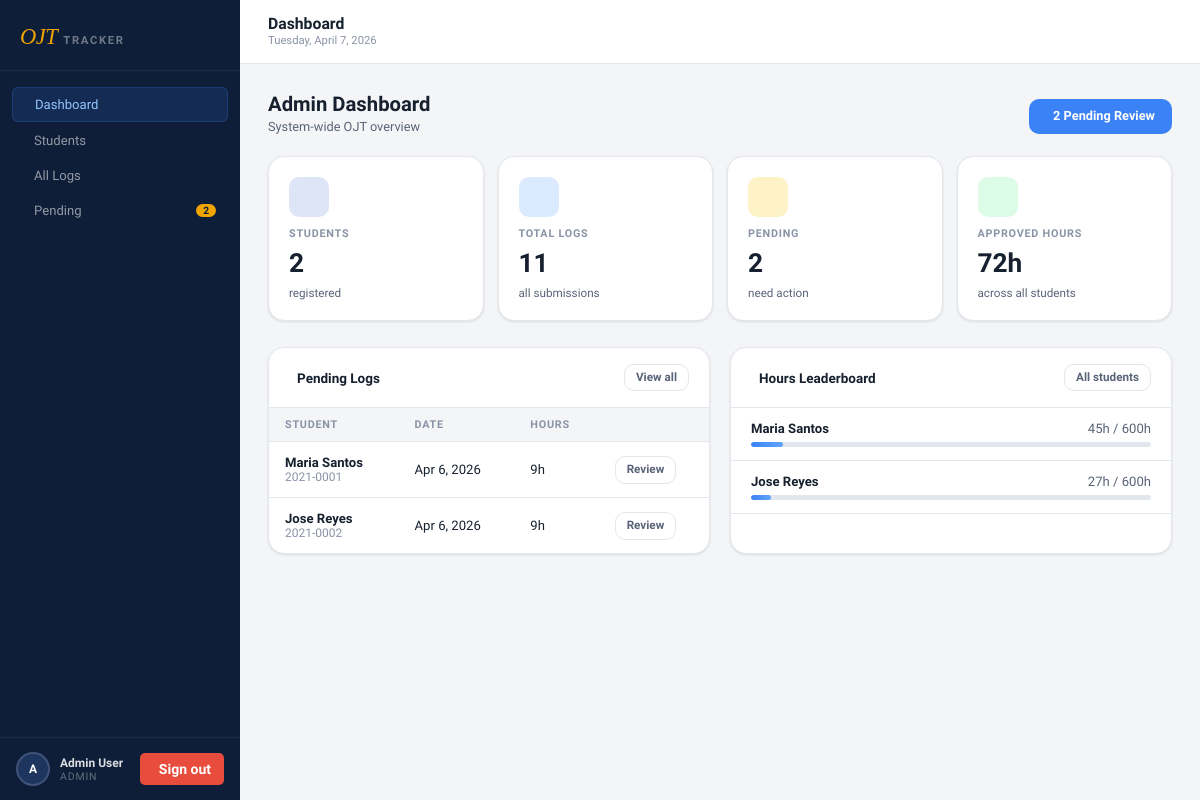
Page /app/admin/dashboard.php (signed in) on the committed database.
### tables this page shows
CREATE TABLE IF NOT EXISTS ojt_logs (
    id              INT UNSIGNED AUTO_INCREMENT PRIMARY KEY,
    user_id         INT UNSIGNED    NOT NULL,
    log_date        DATE            NOT NULL,
    time_in         TIME            NULL,
    time_out        TIME            NULL,
    hours_rendered  DECIMAL(5,2)    NOT NULL DEFAULT 0.00,
    remarks         TEXT            NULL,
    status          ENUM('pending','approved','rejected') NOT NULL DEFAULT 'pending',
    admin_note      TEXT            NULL,
    created_at      TIMESTAMP       DEFAULT CURRENT_TIMESTAMP,
    FOREIGN KEY (user_id) REFERENCES users(id) ON DELETE CASCADE,
    UNIQUE KEY uq_user_date (user_id, log_date)
);

CREATE TABLE IF NOT EXISTS users (
    id              INT UNSIGNED AUTO_INCREMENT PRIMARY KEY,
    full_name       VARCHAR(150)    NOT NULL,
    email           VARCHAR(200)    NOT NULL UNIQUE,
    password        VARCHAR(255)    NOT NULL,
    role            ENUM('admin','student') NOT NULL DEFAULT 'student',
    student_number  VARCHAR(50)     NULL,
    course          VARCHAR(150)    NULL,
    company         VARCHAR(200)    NULL,
    required_hours  SMALLINT UNSIGNED NOT NULL DEFAULT 600,
    is_active       TINYINT(1)      NOT NULL DEFAULT 1,
    created_at      TIMESTAMP       DEFAULT CURRENT_TIMESTAMP
);

### app/includes/auth.php (called while the page is built, shortened)
<?php
function currentUser(): array
{
    return [
        'id'             => $_SESSION['uid']            ?? 0,
        'name'           => $_SESSION['name']           ?? '',
        'email'          => $_SESSION['email']          ?? '',
        'role'           => $_SESSION['role']           ?? '',
        'student_number' => $_SESSION['student_number'] ?? '',
        'initials'       => mb_strtoupper(mb_substr($_SESSION['name'] ?? 'U', 0, 1)),
    ];
}
function e(mixed $v): string
{
    return htmlspecialchars((string)$v, ENT_QUOTES | ENT_SUBSTITUTE, 'UTF-8');
}

### app/config/database.php (called while the page is built, shortened)
<?php
function db(): PDO
{
    static $pdo = null;
    if ($pdo === null) {
        $dsn = sprintf(
            'mysql:host=%s;port=%s;dbname=%s;charset=%s',
            DB_HOST, DB_PORT, DB_NAME, DB_CHARSET
        );
        try {
            $pdo = new PDO($dsn, DB_USER, DB_PASS, [
                PDO::ATTR_ERRMODE            => PDO::ERRMODE_EXCEPTION,
                PDO::ATTR_DEFAULT_FETCH_MODE => PDO::FETCH_ASSOC,
                PDO::ATTR_EMULATE_PREPARES   => false,
            ]);
            $pdo->exec("SET time_zone = '+08:00'");
        } catch (PDOException $e) {
            http_response_code(500);
            echo '<pre style="font:13px monospace;padding:20px;background:#1e1e2e;color:#f38ba8;border-radius:8px;margin:40px auto;max-width:700px">';
            echo '<strong>⚠ Database connection failed</strong>' . PHP_EOL . PHP_EOL;
            echo htmlspecialchars($e->getMessage()) . PHP_EOL . PHP_EOL;
            echo 'Check your credentials in <strong>includes/db.php</strong>';
            echo '</pre>';
            exit;
        }
    }
    return $pdo;
}

### app/includes/app.php (called while the page is built, shortened)
<?php
require_once __DIR__ . '/../config/database.php';
require_once __DIR__ . '/auth.php';
function fmtHours(float $h): string
{
    $hrs  = floor($h);
    $mins = (int) round(($h - $hrs) * 60);
    return $mins > 0 ? "{$hrs}h {$mins}m" : "{$hrs}h";
}
function fmtDate(?string $d): string
{
    $dt = new DateTime($d . ' 00:00:00', new DateTimeZone('Asia/Manila'));
    return $dt->format('M j, Y');
}
function pct(float $done, int $req): int
{
    return $req > 0 ? min(100, (int) round($done / $req * 100)) : 0;
}
function pendingCount(): int
{
    return (int) db()->query("SELECT COUNT(*) FROM ojt_logs WHERE status='pending'")->fetchColumn();
}

### app/admin/dashboard.php (the view, shortened to what this page needs)
<?php
require_once __DIR__ . '/../includes/app.php';
require_once __DIR__ . '/../includes/layout.php';
$db = db();
$totalStudents = (int) $db->query("SELECT COUNT(*) FROM users WHERE role='student'")->fetchColumn();
$totalLogs     = (int) $db->query("SELECT COUNT(*) FROM ojt_logs")->fetchColumn();
$pend          = pendingCount();
$approvedHrs   = (float) $db->query("SELECT COALESCE(SUM(hours_rendered),0) FROM ojt_logs WHERE status='approved'")->fetchColumn();
$rp = $db->query(
    "SELECT l.*,u.full_name,u.student_number
     FROM ojt_logs l JOIN users u ON u.id=l.user_id
     WHERE l.status='pending'
     ORDER BY l.log_date DESC LIMIT 7"
)->fetchAll();
$top = $db->query(
    "SELECT u.full_name,u.student_number,u.required_hours,
            COALESCE(SUM(CASE WHEN l.status='approved' THEN l.hours_rendered ELSE 0 END),0) h
     FROM users u LEFT JOIN ojt_logs l ON l.user_id=u.id
     WHERE u.role='student'
     GROUP BY u.id ORDER BY h DESC LIMIT 6"
)->fetchAll();
renderHead('Dashboard');
?>
<div class="section-header">
  <div>
    <h2>Admin Dashboard</h2>
    <p>System-wide OJT overview</p>
  </div>
  <?php if ($pend > 0): ?>
  <a href="<?= BASE_URL ?>/admin/pending.php" class="btn btn-primary">
    <i class="icon-clock"></i> <?= $pend ?> Pending Review
  </a>
  <?php endif; ?>
</div>
<div class="stats-grid">
  <div class="stat-card">
    <div class="stat-icon ic-navy"><i class="icon-users"></i></div>
    <div class="stat-label">Students</div>
    <div class="stat-value"><?= $totalStudents ?></div>
    <div class="stat-sub">registered</div>
  </div>
  <div class="stat-card">
    <div class="stat-icon ic-blue"><i class="icon-book-open"></i></div>
    <div class="stat-label">Total Logs</div>
    <div class="stat-value"><?= $totalLogs ?></div>
    <div class="stat-sub">all submissions</div>
  </div>
  <div class="stat-card">
    <div class="stat-icon ic-amber"><i class="icon-hourglass"></i></div>
    <div class="stat-label">Pending</div>
    <div class="stat-value"><?= $pend ?></div>
    <div class="stat-sub">need action</div>
  </div>
  <div class="stat-card">
    <div class="stat-icon ic-green"><i class="icon-clock"></i></div>
    <div class="stat-label">Approved Hours</div>
    <div class="stat-value"><?= fmtHours($approvedHrs) ?></div>
    <div class="stat-sub">across all students</div>
  </div>
</div>
<div class="grid-2">
  <div class="card">
    <div class="card-head">
      <h3><i class="icon-clock"></i> Pending Logs</h3>
      <a href="<?= BASE_URL ?>/admin/pending.php" class="btn btn-ghost btn-sm">View all</a>
    </div>
    <?php if ($rp): ?>
    <div class="table-scroll">
      <table>
        <thead><tr><th>Student</th><th>Date</th><th>Hours</th><th></th></tr></thead>
        <tbody>
          <?php foreach ($rp as $r): ?>
          <tr>
            <td>
              <div class="td-name"><?= e($r['full_name']) ?></div>
              <div class="td-muted"><?= e($r['student_number'] ?? '—') ?></div>
            </td>
            <td><?= fmtDate($r['log_date']) ?></td>
            <td><?= $r['hours_rendered'] > 0 ? fmtHours((float)$r['hours_rendered']) : '—' ?></td>
            <td><a href="<?= BASE_URL ?>/admin/pending.php?id=<?= $r['id'] ?>" class="btn btn-ghost btn-sm">Review</a></td>
          </tr>
          <?php endforeach; ?>
        </tbody>
      </table>
    </div>
    <?php endif; ?>
  </div>
  <div class="card">
    <div class="card-head">
      <h3><i class="icon-bar-chart-2"></i> Hours Leaderboard</h3>
      <a href="<?= BASE_URL ?>/admin/students.php" class="btn btn-ghost btn-sm">All students</a>
    </div>
    <div class="card-body" style="padding:0">
      <?php if ($top): ?>
      <?php foreach ($top as $s): ?>
      <?php $p = pct((float)$s['h'], (int)$s['required_hours']); ?>
      <div style="padding:13px 20px;border-bottom:1px solid var(--border)">
        <div style="display:flex;justify-content:space-between;margin-bottom:6px;font-size:.875rem">
          <span style="font-weight:600"><?= e($s['full_name']) ?></span>
          <span style="color:var(--text-2)"><?= fmtHours((float)$s['h']) ?> / <?= $s['required_hours'] ?>h</span>
        </div>
        <div class="progress-bar-track" style="height:5px">
          <div class="progress-bar-fill <?= $p>=100?'done':'' ?>" data-pct="<?= $p ?>" style="width:0%"></div>
        </div>
      </div>
      <?php endforeach; ?>
      <?php else: ?>
      <div class="empty-state"><i class="icon-users"></i><p>No students yet.</p></div>
      <?php endif; ?>
    </div>
  </div>
</div>

### app/assets/css/app.css (style rules this page uses)
:root { --navy: #0f1e38; --navy-mid: #172a4e; --navy-light: #1e3560; --accent: #3b82f6; --accent-dim: rgba(59,130,246,.15); --gold: #f0a500; --canvas: #f4f5f7; --surface: #ffffff; --border: #e3e6ec; --text: #16202e; --text-2: #5a6478; --text-3: #8a93a6; --green: #16a34a; --green-bg: #dcfce7; --red: #dc2626; --red-bg: #fee2e2; --amber: #d97706; --amber-bg: #fef3c7; --blue-bg: #dbeafe; --radius: 10px; --radius-sm: 6px; --radius-lg: 16px; --shadow-sm: 0 1px 3px rgba(0,0,0,.07), 0 1px 2px rgba(0,0,0,.04); --shadow: 0 4px 16px rgba(0,0,0,.08); --shadow-md: 0 8px 32px rgba(0,0,0,.12); --sidebar-w: 240px; --topbar-h: 64px; --font-body: 'Geist', system-ui, sans-serif; --font-display: 'Instrument Serif', Georgia, serif; }
*, *::before, *::after { box-sizing: border-box; margin: 0; padding: 0; }
html { font-size: 15px; -webkit-font-smoothing: antialiased; }
body { font-family: var(--font-body); background: var(--canvas); color: var(--text); min-height: 100vh; }
a { text-decoration: none; color: inherit; }
.section-header { display: flex; align-items: flex-end; justify-content: space-between; flex-wrap: wrap; gap: 12px; margin-bottom: 22px; }
.section-header h2 { font-size: 1.35rem; font-weight: 700; color: var(--text); }
.section-header p { font-size: .85rem; color: var(--text-2); margin-top: 3px; }
.stats-grid { display: grid; grid-template-columns: repeat(auto-fill, minmax(200px, 1fr)); gap: 14px; margin-bottom: 26px; }
.stat-card { background: var(--surface); border: 1px solid var(--border); border-radius: var(--radius-lg); padding: 20px; display: flex; flex-direction: column; gap: 10px; box-shadow: var(--shadow-sm); transition: transform .2s, box-shadow .2s; }
.stat-icon { width: 40px; height: 40px; border-radius: 10px; display: flex; align-items: center; justify-content: center; font-size: 1.1rem; }
.ic-blue { background: var(--blue-bg); color: #1d4ed8; }
.ic-green { background: var(--green-bg); color: var(--green); }
.ic-amber { background: var(--amber-bg); color: var(--amber); }
.ic-navy { background: #dde5f7; color: var(--navy); }
.stat-label { font-size: .72rem; font-weight: 600; text-transform: uppercase; letter-spacing: .07em; color: var(--text-3); }
.stat-value { font-size: 1.75rem; font-weight: 700; line-height: 1; color: var(--text); }
.stat-sub { font-size: .78rem; color: var(--text-2); }
.progress-bar-track { height: 8px; background: var(--border); border-radius: 99px; overflow: hidden; }
.progress-bar-fill { height: 100%; border-radius: 99px; background: linear-gradient(90deg, var(--accent), #60a5fa); transition: width 1s cubic-bezier(.4,0,.2,1); }
.card { background: var(--surface); border: 1px solid var(--border); border-radius: var(--radius-lg); box-shadow: var(--shadow-sm); overflow: hidden; }
.card-head { padding: 16px 20px; border-bottom: 1px solid var(--border); display: flex; align-items: center; justify-content: space-between; gap: 12px; }
.card-head h3 { font-size: .9rem; font-weight: 600; display: flex; align-items: center; gap: 8px; }
.card-body { padding: 20px; }
.table-scroll { overflow-x: auto; }
table { width: 100%; border-collapse: collapse; }
thead th { padding: 10px 16px; text-align: left; font-size: .72rem; font-weight: 700; text-transform: uppercase; letter-spacing: .07em; color: var(--text-3); background: var(--canvas); border-bottom: 1px solid var(--border); white-space: nowrap; }
tbody td { padding: 13px 16px; font-size: .875rem; border-bottom: 1px solid var(--border); vertical-align: middle; }
tbody tr:last-child td { border-bottom: none; }
.td-name { font-weight: 600; }
.td-muted { color: var(--text-3); font-size: .8rem; }
.btn { display: inline-flex; align-items: center; gap: 7px; padding: 8px 16px; border-radius: var(--radius); font-size: .85rem; font-weight: 600; cursor: pointer; border: 1px solid transparent; transition: background .15s, box-shadow .15s, transform .1s; line-height: 1.3; }
.btn-primary { background: var(--accent); color: #fff; }
.btn-ghost { background: transparent; border-color: var(--border); color: var(--text-2); }
.btn-sm { padding: 5px 11px; font-size: .78rem; }
.grid-2 { display: grid; grid-template-columns: 1fr 1fr; gap: 20px; }

### rows in the picture
ojt_logs: user.full_name "Maria Santos", user.student_number "2021-0001", log_date "Apr 6, 2026", hours_rendered "9h"
ojt_logs: user.full_name "Jose Reyes", user.student_number "2021-0002", log_date "Apr 6, 2026", hours_rendered "9h"

### other values in the picture
$l['label'] "Dashboard"
$l['label'] "Students"
$l['label'] "All Logs"
$l['label'] "Pending"
$l['badge'] "2"
$u['initials'] "A"
$u['name'] "Admin User"
$role "ADMIN"
$title "Dashboard"
$todayLabel "Tuesday, April 7, 2026"
$pend "2"
$totalStudents "2"
$totalLogs "11"
fmtHours($approvedHrs) "72h"
$s['full_name'] "Maria Santos"
